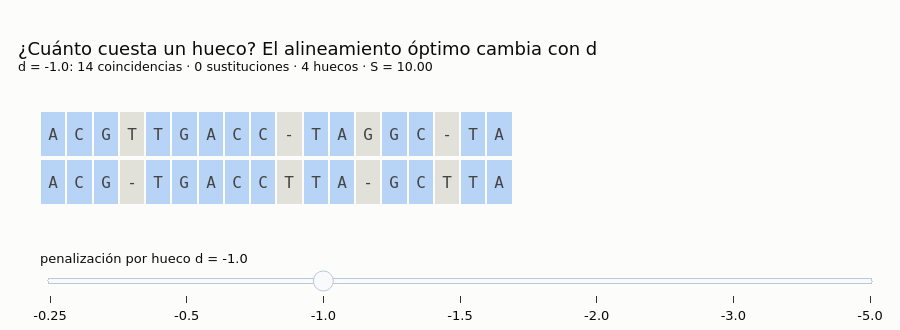

The code cell stored with this chart in its notebook:
### Markdown cell above
> 🔎 **Qué observamos.** En la matriz global aparecen muchos valores **negativos** (azul) y sólo unos pocos
> positivos (rojo): los extremos que no se parecen "cobran" su peaje y el puntaje final queda en 0. La matriz local nunca baja de cero, y el camino es corto: **sólo** recorre la región similar
> (el núcleo `GATT‑ACAG`), ignorando las colas `TTTT`/`AAA` y `CCC`/`AA`.

### ¿Cuál uso? Global, local o semiglobal

Existe un tercer modo, el **semiglobal** (*ends-free*): los huecos en los **extremos** no se castigan, pero dentro
del alineamiento sí. Es lo que se quiere cuando una secuencia corta debe caber **completa** dentro de una larga.

| Pregunta biológica | Modo | Ejemplo |
|---|---|---|
| ¿Cuán parecidos son estos dos genes ortólogos completos? | **Global** | gen *S* de SARS-CoV-2 frente al de SARS-CoV-1 |
| ¿Comparten algún dominio o motivo estas dos proteínas? | **Local** | búsqueda con BLAST (Lección 3.4) |
| ¿Dónde cae esta lectura de 150 nt en el genoma? | **Semiglobal** | mapeo de lecturas (Módulo 7) |
| ¿Se solapan los extremos de estas dos lecturas? | **Semiglobal** (*overlap*) | ensamblaje (Módulo 8) |

✅ **Compruebe su comprensión.** Si alinea localmente una secuencia consigo misma, ¿dónde estará la celda máxima y
qué valor tendrá?

## 11. ¿Cuánto cuesta un hueco? Penalización lineal y afín

Hasta ahora cada hueco cuesta lo mismo, $d$. Pero biológicamente **una** inserción de 5 bases (un solo evento
mutacional) es mucho más probable que **cinco** inserciones independientes de 1 base. Por eso los programas reales
usan la **penalización afín** (Gotoh, 1982): abrir un hueco cuesta caro y extenderlo cuesta poco.

$$
w(k) \;=\; \underbrace{g_{\text{open}}}_{\text{abrir}} \;+\; \underbrace{g_{\text{ext}}\,(k-1)}_{\text{extender}}
\qquad\text{frente a la lineal}\qquad w(k) = d\cdot k
$$

| Símbolo | Significado | Valores típicos (proteínas) |
|---|---|---|
| $k$ | longitud del hueco | — |
| $w(k)$ | costo total de un hueco de longitud $k$ | — |
| $g_{\text{open}}$ | costo de abrir el hueco | $-10$ a $-11$ |
| $g_{\text{ext}}$ | costo de cada posición adicional | $-0.5$ a $-1$ |

Con penalización afín la recurrencia necesita **tres matrices** (una para cada "estado": en diagonal, dentro de un
hueco en A, dentro de un hueco en B), pero la idea es la misma. Biopython la implementa con
`open_gap_score` y `extend_gap_score`.

Veamos de forma interactiva cómo el **costo del hueco** cambia el alineamiento óptimo. Mueva el deslizador: con huecos
baratos el algoritmo abre muchos para forzar coincidencias; con huecos caros prefiere aceptar sustituciones.

### Code cell
X, Y = "ACGTTGACCTAGGCTA", "ACGTGACCTTAGCTTA"
gap_values = [-0.25, -0.5, -1.0, -1.5, -2.0, -3.0, -5.0]

def alignment_tracks(top, bottom):
    kind = [2 if "-" in (t, b) else (0 if t == b else 1) for t, b in zip(top, bottom)]
    return kind

frames_p, steps_p = [], []
max_len = len(X) + len(Y)
for g in gap_values:
    Fg, Tg, _ = needleman_wunsch(X, Y, gap=g)
    tg, bg, _ = traceback(X, Y, Tg)
    kind = alignment_tracks(tg, bg)
    n_gap = sum(k == 2 for k in kind); n_mis = sum(k == 1 for k in kind); n_mat = sum(k == 0 for k in kind)
    z = [kind, kind]
    text = [list(tg), list(bg)]
    hover = [[f"columna {c+1}: {tg[c]} / {bg[c]}<br>{['coincidencia','sustitución','hueco'][kind[c]]}"
              for c in range(len(tg))]] * 2
    trace = go.Heatmap(z=z, text=text, texttemplate="%{text}", textfont=dict(size=16, family="DejaVu Sans Mono"),
                       customdata=hover, hovertemplate="%{customdata}<extra></extra>",
                       colorscale=[[0, "#b7d3f6"], [0.33, "#b7d3f6"], [0.34, "#f7c3ab"], [0.66, "#f7c3ab"],
                                   [0.67, "#e1e0d9"], [1, "#e1e0d9"]], zmin=0, zmax=2, showscale=False, xgap=2, ygap=4)
    label = f"d = {g}: {n_mat} coincidencias · {n_mis} sustituciones · {n_gap} huecos · S = {Fg[-1,-1]:.2f}"
    frames_p.append(go.Frame(data=[trace], name=str(g), layout=dict(title=dict(text=
        "¿Cuánto cuesta un hueco? El alineamiento óptimo cambia con d<br><sup>" + label + "</sup>"))))
    steps_p.append(dict(method="animate", label=str(g),
                        args=[[str(g)], dict(mode="immediate", frame=dict(duration=0, redraw=True), transition=dict(duration=0))]))

start = gap_values.index(-1.0)
fig = go.Figure(data=frames_p[start].data, frames=frames_p)
fig.update_layout(title=frames_p[start].layout.title, height=330, margin=dict(t=110, b=90, l=40, r=20),
                  sliders=[dict(active=start, steps=steps_p, currentvalue=dict(prefix="penalización por hueco d = "),
                                pad=dict(t=40))])
fig.update_xaxes(visible=False, range=[-0.5, max_len - 0.5]); fig.update_yaxes(visible=False, autorange="reversed")
fig.show()

### Figure 1 — Plotly figure (JSON) as saved in the notebook; plotly's stock layout.template omitted (floating-point values rounded to 4 significant figures)
{"data": [{"colorscale": [[0, "#b7d3f6"], [0.33, "#b7d3f6"], [0.34, "#f7c3ab"], [0.66, "#f7c3ab"], [0.67, "#e1e0d9"], [1, "#e1e0d9"]], "customdata": [["columna 1: A / A<br>coincidencia", "columna 2: C / C<br>coincidencia", "columna 3: G / G<br>coincidencia", "columna 4: T / -<br>hueco", "columna 5: T / T<br>coincidencia", "columna 6: G / G<br>coincidencia", "columna 7: A / A<br>coincidencia", "columna 8: C / C<br>coincidencia", "columna 9: C / C<br>coincidencia", "columna 10: - / T<br>hueco", "columna 11: T / T<br>coincidencia", "columna 12: A / A<br>coincidencia", "columna 13: G / -<br>hueco", "columna 14: G / G<br>coincidencia", "columna 15: C / C<br>coincidencia", "columna 16: - / T<br>hueco", "columna 17: T / T<br>coincidencia", "columna 18: A / A<br>coincidencia"], ["columna 1: A / A<br>coincidencia", "columna 2: C / C<br>coincidencia", "columna 3: G / G<br>coincidencia", "columna 4: T / -<br>hueco", "columna 5: T / T<br>coincidencia", "columna 6: G / G<br>coincidencia", "columna 7: A / A<br>coincidencia", "columna 8: C / C<br>coincidencia", "columna 9: C / C<br>coincidencia", "columna 10: - / T<br>hueco", "columna 11: T / T<br>coincidencia", "columna 12: A / A<br>coincidencia", "columna 13: G / -<br>hueco", "columna 14: G / G<br>coincidencia", "columna 15: C / C<br>coincidencia", "columna 16: - / T<br>hueco", "columna 17: T / T<br>coincidencia", "columna 18: A / A<br>coincidencia"]], "hovertemplate": "%{customdata}<extra></extra>", "showscale": false, "text": [["A", "C", "G", "T", "T", "G", "A", "C", "C", "-", "T", "A", "G", "G", "C", "-", "T", "A"], ["A", "C", "G", "-", "T", "G", "A", "C", "C", "T", "T", "A", "-", "G", "C", "T", "T", "A"]], "textfont": {"family": "DejaVu Sans Mono", "size": 16}, "texttemplate": "%{text}", "type": "heatmap", "xgap": 2, "ygap": 4, "z": [[0, 0, 0, 2, 0, 0, 0, 0, 0, 2, 0, 0, 2, 0, 0, 2, 0, 0], [0, 0, 0, 2, 0, 0, 0, 0, 0, 2, 0, 0, 2, 0, 0, 2, 0, 0]], "zmax": 2, "zmin": 0}], "layout": {"height": 330, "margin": {"b": 90, "l": 40, "r": 20, "t": 110}, "sliders": [{"active": 2, "currentvalue": {"prefix": "penalización por hueco d = "}, "pad": {"t": 40}, "steps": [{"args": [["-0.25"], {"frame": {"duration": 0, "redraw": true}, "mode": "immediate", "transition": {"duration": 0}}], "label": "-0.25", "method": "animate"}, {"args": [["-0.5"], {"frame": {"duration": 0, "redraw": true}, "mode": "immediate", "transition": {"duration": 0}}], "label": "-0.5", "method": "animate"}, {"args": [["-1.0"], {"frame": {"duration": 0, "redraw": true}, "mode": "immediate", "transition": {"duration": 0}}], "label": "-1.0", "method": "animate"}, {"args": [["-1.5"], {"frame": {"duration": 0, "redraw": true}, "mode": "immediate", "transition": {"duration": 0}}], "label": "-1.5", "method": "animate"}, {"args": [["-2.0"], {"frame": {"duration": 0, "redraw": true}, "mode": "immediate", "transition": {"duration": 0}}], "label": "-2.0", "method": "animate"}, {"args": [["-3.0"], {"frame": {"duration": 0, "redraw": true}, "mode": "immediate", "transition": {"duration": 0}}], "label": "-3.0", "method": "animate"}, {"args": [["-5.0"], {"frame": {"duration": 0, "redraw": true}, "mode": "immediate", "transition": {"duration": 0}}], "label": "-5.0", "method": "animate"}]}], "title": {"text": "¿Cuánto cuesta un hueco? El alineamiento óptimo cambia con d<br><sup>d = -1.0: 14 coincidencias · 0 sustituciones · 4 huecos · S = 10.00</sup>"}, "xaxis": {"range": [-0.5, 31.5], "visible": false}, "yaxis": {"autorange": "reversed", "visible": false}}}
